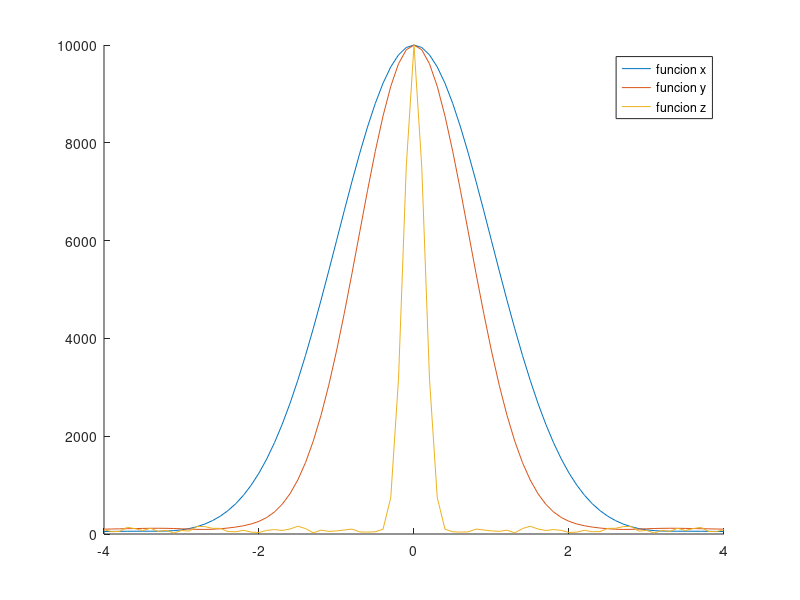
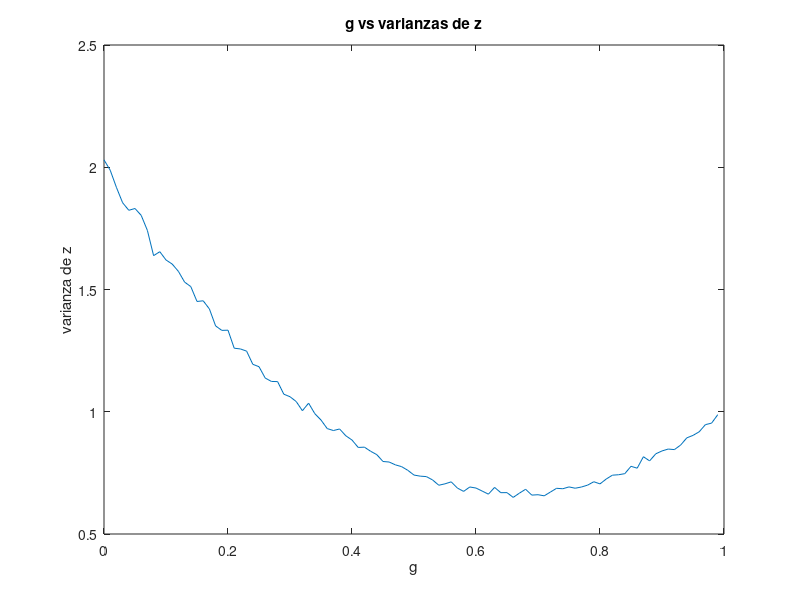

Recreate these plots in MATLAB, in order. (Note: this script raises an error after producing the figures.)

u=2; %media
v_1=sqrt(1); %varianza 1
v_2=sqrt(2); %varianza 2
m_exp=0;
v_exp=0;
g=5;


x_1=normrnd(u,v_1,[10000,1]);
y_1=normrnd(u,v_2,[10000,1]);
z=x_1+(1-g)*(y_1-x_1);
m_exp=m_exp+mean(z);
v_exp=v_exp+var(z);


mu=m_exp;
var_1=v_exp;
disp(['Encontrar la media y la varianza']);
disp(['la media es: ',num2str(mu)]);
disp(['la varianza es: ',num2str(var_1)]);


s=-5:0.1:5;
s=-4:0.1:4;
fi_x=exp(j*s.*x_1);
fi_y=exp(j*s.*y_1);

fi_x=sum(fi_x,1);
fi_y=sum(fi_y,1);


fi_z = exp(j*s.*z);
fi_z=sum(fi_z,1);

fig1=figure
hold on
plot(s,abs(fi_x))
plot(s,abs(fi_y))
plot(s,abs(fi_z))
legend("funcion x","funcion y","funcion z")
hold off

%g minima
v_min=100;
v_intento=0;
g_min=0;
g=0;
c=1;

while g<=1

v_exp=0;

x_2=normrnd(u,v_1,[10000,1]);
y_2=normrnd(u,v_2,[10000,1]);
z=x_2+(1-g)*(y_2-x_2);
v_exp=var(z);

v_s(c)=v_exp;
g_s(c)=g;
g=g+0.01;
c=c+1;

end

v_min=min(v_s);
p=find(v_s==v_min);
g_min=g_s(p);
fig2=figure
plot(g_s,v_s);
title('g vs varianzas de z')
xlabel('g')
ylabel('varianza de z')
z=x_2+(1-g_min)*(y_2-x_2);

disp(['Encontrar la g para la varianza minima de z']);
disp(['El valor de g para la minima varianza es: ',num2str(g_min)]);

var_x=(v_1)^2;
var_y=2*(var_x);




disp(['Ordenar las varianzas de menor a mayor']);
disp(['Varianza de x: ',num2str(var_x)]);
disp(['Varianza de y: ',num2str(var_y)]);
disp(['Varianza de z: ',num2str(v_min)]);


fig3=figure
% Create plots.
t = tiledlayout(3,1);

ax1 = nexttile;
hist(x_1)
title(ax1,'Varianza de x')
xlim([-6 8]);

ax2 = nexttile;
hist(y_1)
title(ax2,'Varianza de y')
xlim([-6 8]);

ax3 = nexttile;
hist(z)
title(ax3,'Varianza de z')
xlim([-6 8]);

valores=[var_x,var_y,v_min];
ordenados=sort(valores)
